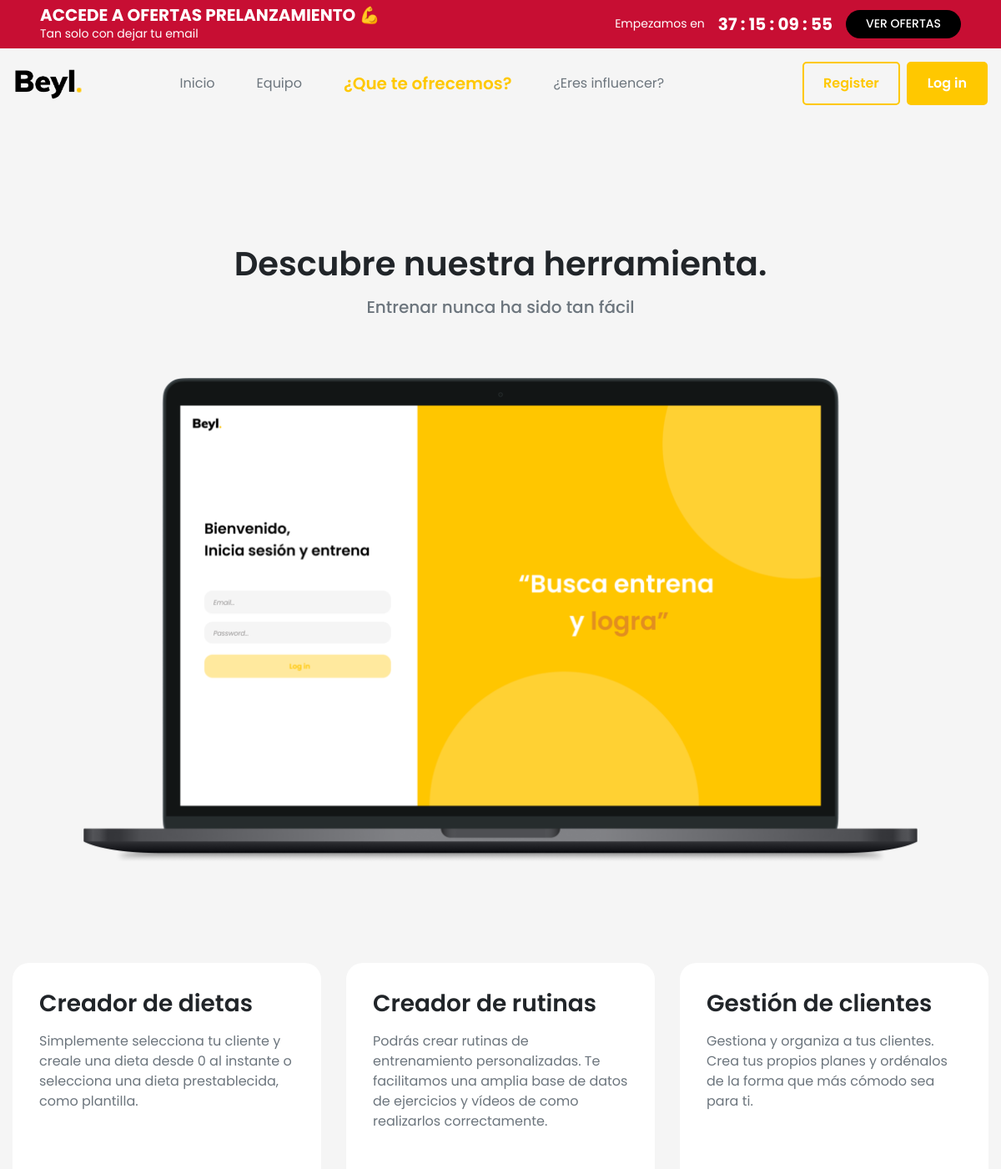
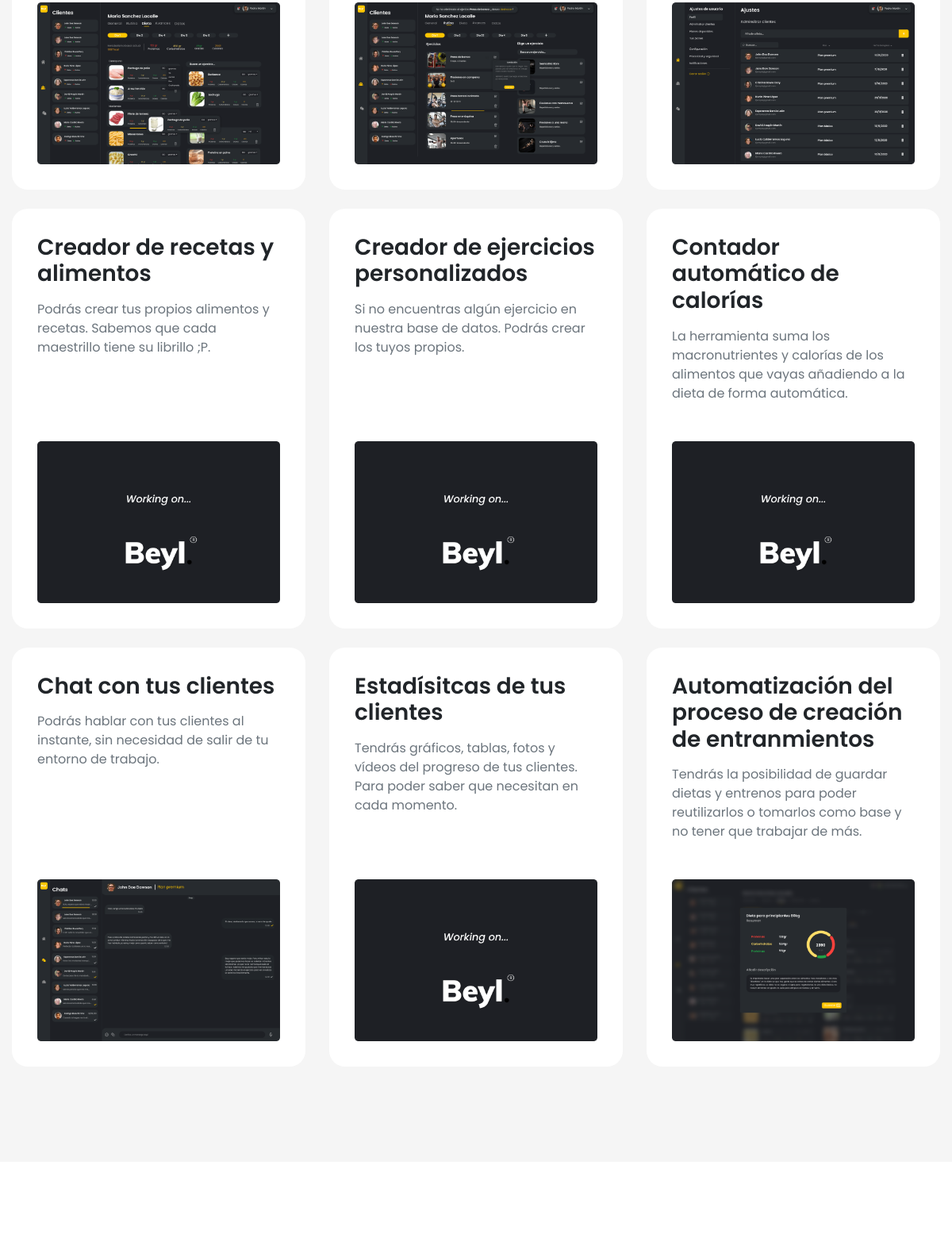
The app's page /features/ with its own data (2 pictures, top to bottom).
### landing_page/models.py (models this page shows, shortened)
class Feature(models.Model):
    title=models.CharField(max_length=400)
    description=models.TextField()
    image = models.ImageField()
    order = models.IntegerField(default=0)

### landing_page/views.py (the view)
# urls.py: path('features/', features, name="features" ),
def features(request):
    context = {
        'features' : Feature.objects.all().order_by('order')
    }
    return render(request, 'pages/features.html', context)

### templates/pages/features.html
{% extends 'base.html' %}
{% load static %}
{% block content %}
<div style="padding-top: 150px;">
 <h1 class="text-center " data-aos="fade-up" data-aos-duration="700"><bold>Descubre nuestra herramienta.</bold></h1>
 <h5 class="text-secondary text-center mt-3" data-aos="fade-up" data-aos-duration data-aos-delay="500">Entrenar nunca ha sido tan fácil</h5>
 <div class="d-flex justify-content-center mt-5" data-aos="zoom-out" data-aos-duration="500" data-aos-delay="1000">
        <img  class="mt-4 align-self-center" style="max-width: 1000px" src="{%  static '/images/mockups/test1.png' %}" width="100%" >
</div>
 <div class="row mt-5 pt-5 align-items-stretch" data-aos="fade-up">
    {% for x in features %}
            <div class="col-md-4 mt-4">
                <div class="feature h-100 d-flex flex-column justify-content-between">
                    <div>
                        <h3><bold>{{ x.title }}</bold></h3>
                        <p class="mt-3 text-secondary">{{ x.description }}</p>
                    </div>
                    <img class="card-img-top mt-5" src="{{ x.image.url }}" width= "100%" alt="Card image cap">
                </div>
            </div>
    {% endfor %}
</div>
</div>
{% endblock %}

### templates/base.html (shortened to what this page needs)
{% load bootstrap4 %}
{% bootstrap_css %}
{% load static %}
<!DOCTYPE html>
<html lang="en">
<head>
    <link rel="stylesheet" href="{% static 'css/index.css' %}">
    <link href="https://unpkg.com/aos@2.3.1/dist/aos.css" rel="stylesheet">
</head>
<body style="overflow-x: hidden !important">
    {% include 'navigation/header.html' %}
    <div class="container" style="max-width: 1500px;">
        {% block content %}
        {% endblock %}
    </div>
    {% include 'navigation/footer.html' %}
</body>
</html>

### templates/navigation/header.html (shortened to what this page needs)
{% load static %}
<div class="banner d-md-flex justify-content-between d-none align-items-center"data-aos ="fade-down" data-aos-duration ="600" data-aos-delay = "500">
    <div>
        <h5>ACCEDE A OFERTAS PRELANZAMIENTO 💪</h5>
        <p>Tan solo con dejar tu email</p>
    </div>
    <div class="d-flex align-items-center">
        <p class="mr-3">Empezamos en </p>
        <h5 id="timer">08 : 00 : 55 : 29</h5>
        <a class="ml-3" href="">
            VER OFERTAS
        </a>
    </div>
</div>
<nav id="header" style="z-index: 3000" data-aos ="fade-down" data-aos-duration ="600" data-aos-delay = "200" class=" p-3 d-flex justify-content-between align-items-center w-100">
    <a href="{% url 'home' %}"><img src="{% static 'images/beyl.svg' %}" height="40px"></img></a>
    <div class=" align-items-center d-none d-lg-flex">
        <a href="{% url 'home' %}" class="text-decoration-none" ><p class="nav-header text-secondary {% if request.resolver_match.url_name == "home" %}nav-header-active{% endif %}">Inicio</p></a>
        <a href="{% url 'team' %}" class="text-decoration-none"><p  class="nav-header text-secondary {% if request.resolver_match.url_name == "team" %}nav-header-active{% endif %}">Equipo</p></a>
        <a href="{% url 'features' %}"  class="text-decoration-none" ><p  class="nav-header text-secondary {% if request.resolver_match.url_name == 'features' %}nav-header-active{% endif %}">¿Que te ofrecemos?</p></a>
        <a href="{% url 'influencer' %}"  class="text-decoration-none" ><p  class="nav-header text-secondary {% if request.resolver_match.url_name == 'influencer' %}nav-header-active{% endif %}">¿Eres influencer?</p></a>
   </div>
<div class="d-flex">
      <a class="boton3 d-none d-lg-block">Register</a>
      <a class="boton1 d-none d-lg-block ml-2">Log in</a>
    </div>
</nav>

### templates/navigation/footer.html
<div class="p-5" style="background-color: white !important; margin-top: 120px;">
</div>

### static/css/index.css (style rules this page uses)
body { font-family: "Poppins" !important; background-color: #f5f5f5; overflow-x: hidden !important; }
html { scroll-behavior: smooth; }
p { color: dark !important; margin: 0 !important; }
h1 { color: dark !important; margin: 0 !important; }
h3 { color: dark !important; margin: 0 !important; }
h5 { color: dark !important; margin: 0 !important; }
bold { font-weight: 600 !important; }
.text-secondary { color: #636363; }
.banner { background-color: rgb(199, 14, 51); padding: 0.4rem 3rem; color: white; font-size: 14px; }
.banner a { background-color: black; border-radius: 50px; padding: 0.4rem 1.5rem; color: white; font-weight: 500; }
.banner h5 { font-weight: 700; }
.boton1 { padding: 12px 23px; background-color: #ffc800; color: white !important; border-radius: 5px; font-weight: 600 !important; display: flex; word-break: keep-all; transition: 0.1s all linear; border: 2px #ffc80000 solid; cursor: pointer !important; }
.boton3 { padding: 12px 23px; color: #ffc800 !important; border-radius: 5px; font-weight: 600 !important; display: flex; max-width: fit-content; border: 2px #ffc800 solid; transition: 0.1s all linear; text-decoration: none; cursor: pointer !important; }
.nav-header { margin-right: 50px !important; }
.nav-header-active { font-weight: 600; font-size: 20px; color: #ffc800 !important; }
.feature { background-color: white; padding: 2rem; border-radius: 20px; }

### records on screen
Feature: title "Creador de dietas", description "Simplemente selecciona tu cliente y creale una dieta desde 0 al instante o selecciona una dieta prestablecida, como plantilla.", image (picture)
Feature: title "Creador de rutinas", description "Podrás crear rutinas de entrenamiento personalizadas. Te facilitamos una amplia base de datos de ejercicios y vídeos de como realizarlos correctamente.", image (picture)
Feature: title "Gestión de clientes", description "Gestiona y organiza a tus clientes. Crea tus propios planes y ordénalos de la forma que más cómodo sea para ti.", image (picture)
Feature: title "Creador de recetas y alimentos", description "Podrás crear tus propios alimentos y recetas. Sabemos que cada maestrillo tiene su librillo ;P.", image (picture)
Feature: title "Creador de ejercicios personalizados", description "Si no encuentras algún ejercicio en nuestra base de datos. Podrás crear los tuyos propios.", image (picture)
Feature: title "Contador automático de calorías", description "La herramienta suma los macronutrientes y calorías de los alimentos que vayas añadiendo a la dieta de forma automática.", image (picture)
Feature: title "Chat con tus clientes", description "Podrás hablar con tus clientes al instante, sin necesidad de salir de tu entorno de trabajo.", image (picture)
Feature: title "Estadísitcas de tus clientes", description "Tendrás gráficos, tablas, fotos y vídeos del progreso de tus clientes. Para poder saber que necesitan en cada momento.", image (picture)
Feature: title "Automatización del proceso de creación de entranmientos", description "Tendrás la posibilidad de guardar dietas y entrenos para poder reutilizarlos o tomarlos como base y no tener que trabajar de más.", image (picture)
